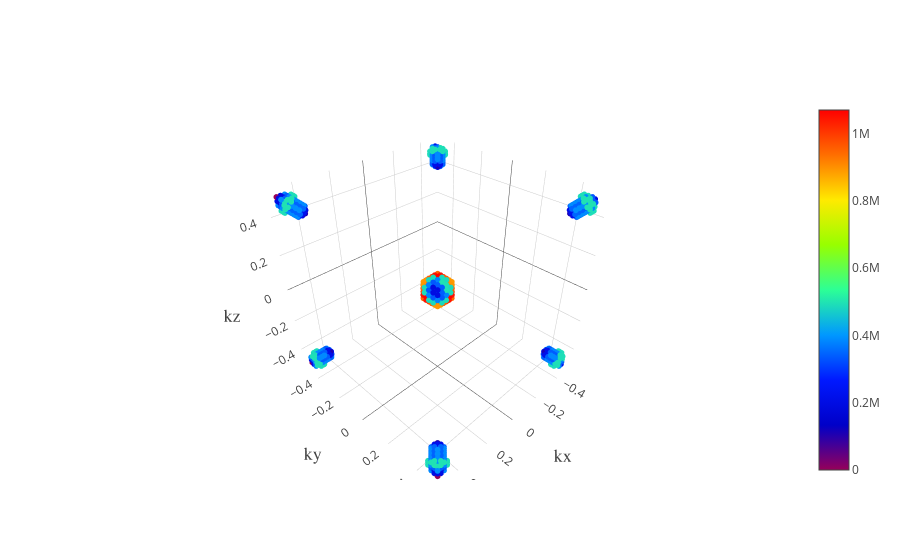

This figure's notebook cell:
### Code cell
trace1 = go.Scatter3d(
    x=cart_kpts_df['kx [1/A]'].values/(2*np.pi/(a)),
    y=cart_kpts_df['ky [1/A]'].values/(2*np.pi/(a)),
    z=cart_kpts_df['kz [1/A]'].values/(2*np.pi/(a)),
    mode='markers',
    marker=dict(
        size=2,
        color=cart_kpts_df['v_mag [m/s]'],
        colorscale='Rainbow',
        showscale=True,
        opacity=1
    )
)

trace2 = go.Scatter

data = [trace1]
layout = go.Layout(
                    scene = dict(
                    xaxis = dict(
                        title='kx',titlefont = dict(family='Oswald, monospace',size=18)),
                    yaxis = dict(
                        title='ky',titlefont = dict(family='Oswald, monospace',size=18)),
                    zaxis = dict(
                        title='kz',titlefont = dict(family='Oswald, monospace',size=18)),))
fig = go.Figure(data=data, layout=layout)
py.iplot(fig, filename='simple-3d-scatter')

### Figure 1 — Plotly figure (JSON) as saved in the notebook; plotly's stock layout.template omitted (floating-point values rounded to 4 significant figures; data arrays with more than 128 entries replaced by an {"elided": "..."} marker saying what was removed)
{"data": [{"marker": {"color": {"elided": "2213 float values"}, "colorscale": "Rainbow", "opacity": 1, "showscale": true, "size": 2}, "mode": "markers", "type": "scatter3d", "uid": "c89d15ba-b336-4bcc-b4ab-63b65a16156b", "x": {"elided": "2213 float values"}, "y": {"elided": "2213 float values"}, "z": {"elided": "2213 float values"}}], "layout": {"autosize": true, "scene": {"aspectmode": "auto", "aspectratio": {"x": 1, "y": 1, "z": 1}, "camera": {"center": {"x": 0, "y": 0, "z": 0}, "eye": {"x": 1.25, "y": 1.25, "z": 1.25}, "projection": {"type": "perspective"}, "up": {"x": 0, "y": 0, "z": 1}}, "xaxis": {"title": {"font": {"family": "Oswald, monospace", "size": 18}, "text": "kx"}, "type": "linear"}, "yaxis": {"title": {"font": {"family": "Oswald, monospace", "size": 18}, "text": "ky"}, "type": "linear"}, "zaxis": {"title": {"font": {"family": "Oswald, monospace", "size": 18}, "text": "kz"}, "type": "linear"}}}}
